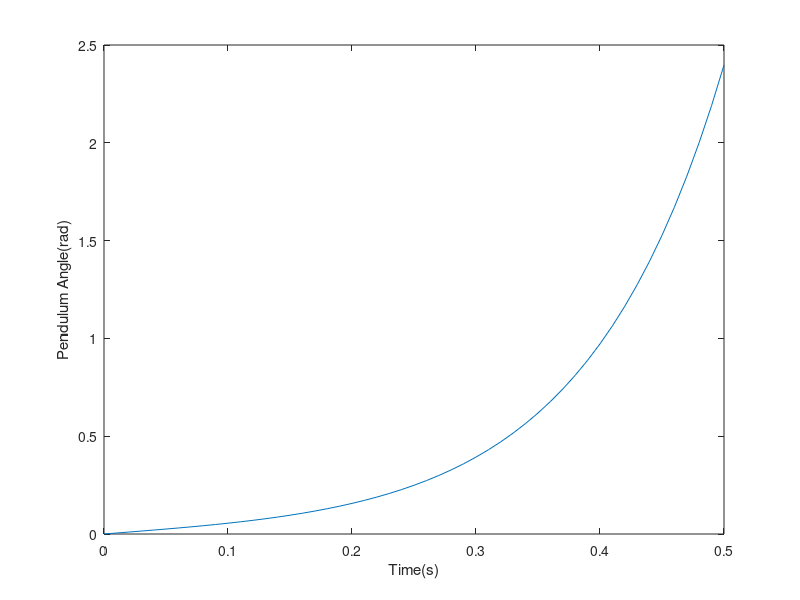

This figure's MATLAB source:
theta = [0];
dtheta = [0.5];
t = [0];
dt = 0.01;
u = 0;
t_final = 0.5;
i = 1;

while t_final>t(i)
    ddtheta = -0.112*dtheta(i)+90.25*theta(i)-4.06*u;
    dtheta(i+1) = ddtheta*dt + dtheta(i);
    theta(i+1) = dtheta(i)*dt + theta(i);
    t(i+1) = dt*i;
    i  = i+1;
end

plot(t,theta);
ylabel('Pendulum Angle(rad)')
xlabel('Time(s)')
